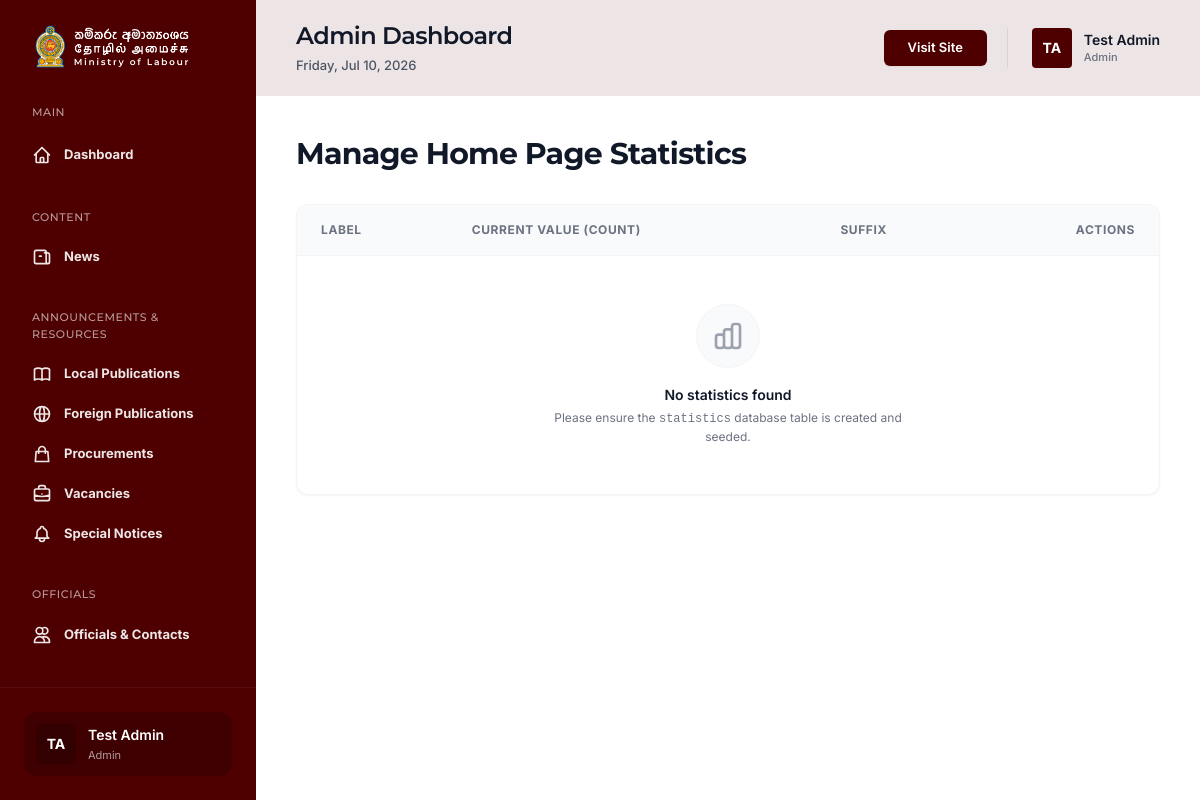
The page /admin/manage-statistics.php (signed in) on the database as committed earlier.
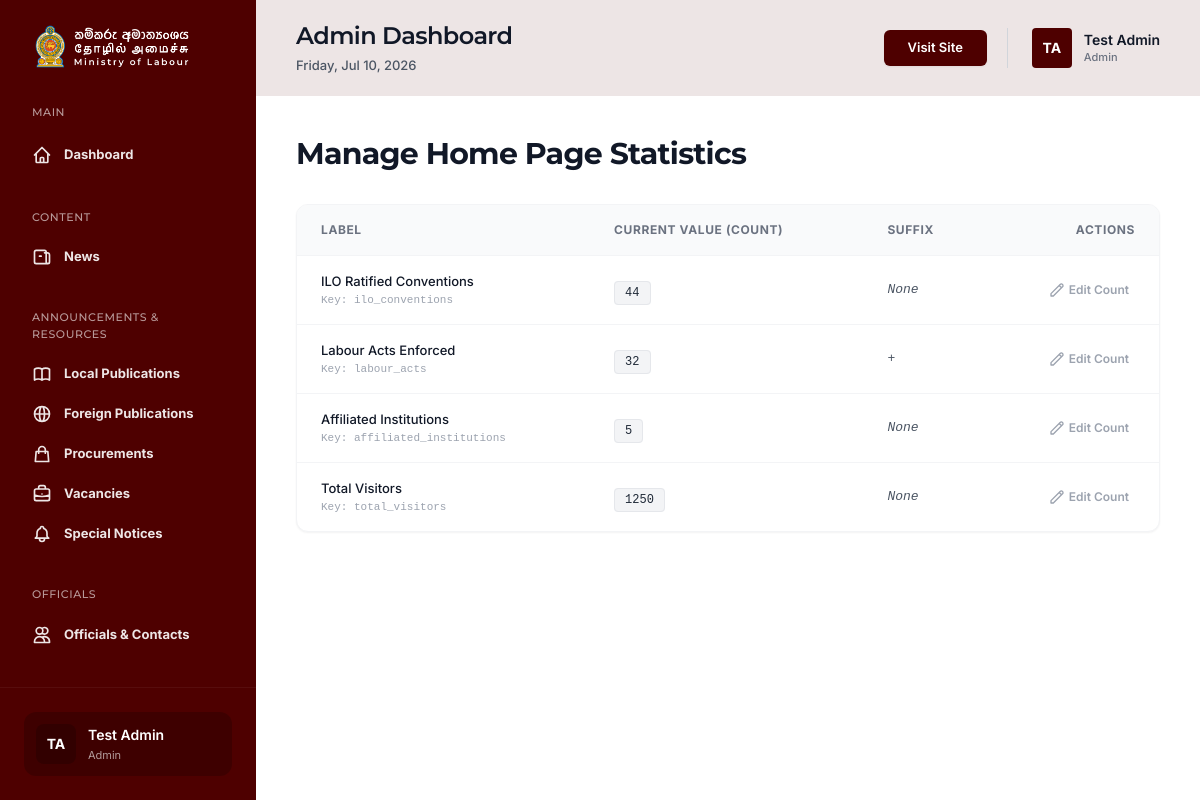
The same page on the database as committed later.
### tables this page shows
CREATE TABLE `statistics` (
  `id` INT AUTO_INCREMENT PRIMARY KEY,
  `stat_key` VARCHAR(50) UNIQUE NOT NULL,
  `stat_label` VARCHAR(100) NOT NULL,
  `stat_value` VARCHAR(50) NOT NULL,
  `stat_suffix` VARCHAR(10) DEFAULT '',
  `display_order` INT DEFAULT 0
);

### admin/includes/auth.php (called while the page is built, shortened)
<?php
function isLoggedIn() {
    return isset($_SESSION['admin_id']);
}
function getLoggedInAdmin() {
    return [
        'id' => $_SESSION['admin_id'] ?? null,
        'name' => $_SESSION['admin_name'] ?? null,
        'role' => $_SESSION['admin_role'] ?? null
    ];
}
?>

### admin/includes/functions.php (called while the page is built, shortened)
<?php
function getInitials($name) {
    $words = explode(' ', trim($name));
    $initials = '';
    foreach ($words as $w) {
        if (!empty($w)) {
            $initials .= strtoupper($w[0]);
        }
    }
    return substr($initials, 0, 2);
}
?>

### admin/manage-statistics.php (the view, shortened to what this page needs)
<?php
require_once 'includes/db.php';
require_once 'includes/auth.php';
require_once 'includes/functions.php';
try {
    $stmt = $pdo->query("SELECT * FROM statistics ORDER BY display_order ASC");
    $statistics = $stmt->fetchAll();
} catch (PDOException $e) {
    $statistics = [];
    $error = "Table 'statistics' does not exist yet. Please execute the SQL commands first.";
}
include 'includes/header.php';
?>
<?php include 'includes/sidebar.php'; ?>
<div class="flex-1 flex flex-col min-w-0 bg-white relative z-10">
    <?php include 'includes/topbar.php'; ?>
    <main class="flex-1 overflow-x-hidden overflow-y-auto p-4 md:p-10">
        <div class="flex justify-between items-center mb-8">
            <h2 class="text-3xl font-bold font-montserrat text-gray-900">Manage Home Page Statistics</h2>
        </div>
        <div class="bg-white rounded-xl border border-gray-100 shadow-sm overflow-hidden mb-10">
            <table class="w-full text-left border-collapse">
                <thead>
                    <tr class="bg-gray-50 border-b border-gray-100">
                        <th class="py-4 px-6 text-[12px] font-bold text-gray-500 uppercase tracking-wider">Label</th>
                        <th class="py-4 px-6 text-[12px] font-bold text-gray-500 uppercase tracking-wider">Current Value (Count)</th>
                        <th class="py-4 px-6 text-[12px] font-bold text-gray-500 uppercase tracking-wider">Suffix</th>
                        <th class="py-4 px-6 text-[12px] font-bold text-gray-500 text-right uppercase tracking-wider">Actions</th>
                    </tr>
                </thead>
                <tbody class="divide-y divide-gray-100">
                    <?php if (empty($statistics)): ?>
                    <tr>
                        <td colspan="4" class="py-12 text-center text-gray-400">
                            <div class="flex flex-col items-center justify-center text-center">
                                <div class="w-16 h-16 bg-gray-50 rounded-full flex items-center justify-center mb-4 border border-gray-100">
                                </div>
                                <p class="text-[14px] font-semibold text-gray-900 mb-1">No statistics found</p>
                                <p class="text-[12px] text-gray-500 max-w-sm">Please ensure the <code>statistics</code> database table is created and seeded.</p>
                            </div>
                        </td>
                    </tr>
                    <?php else: ?>
                    <?php foreach ($statistics as $stat): ?>
                    <tr class="hover:bg-gray-50 transition-colors">
                        <td class="py-4 px-6">
                            <p class="text-[13px] font-medium text-gray-900"><?= htmlspecialchars($stat['stat_label']) ?></p>
                            <p class="text-[11px] text-gray-400 font-mono">Key: <?= htmlspecialchars($stat['stat_key']) ?></p>
                        </td>
                        <td class="py-4 px-6">
                            <span class="px-2.5 py-1 rounded text-[12px] font-mono bg-gray-100 text-gray-800 border border-gray-200">
                                <?= htmlspecialchars($stat['stat_value']) ?>
                            </span>
                        </td>
                        <td class="py-4 px-6 text-[13px] text-gray-600 font-mono">
                            <?= !empty($stat['stat_suffix']) ? htmlspecialchars($stat['stat_suffix']) : '<em>None</em>' ?>
                        </td>
                        <td class="py-4 px-6 text-right">
                            <button onclick='openEditModal(<?= json_encode($stat, JSON_HEX_APOS | JSON_HEX_QUOT) ?>)' class="p-1.5 text-gray-400 hover:text-[#4E0000] transition-colors inline-flex items-center text-xs font-semibold" title="Edit Count">
                                <svg class="w-4 h-4 mr-1" fill="none" stroke="currentColor" viewBox="0 0 24 24"><path stroke-linecap="round" stroke-linejoin="round" stroke-width="2" d="M15.232 5.232l3.536 3.536m-2.036-5.036a2.5 2.5 0 113.536 3.536L6.5 21.036H3v-3.572L16.732 3.732z"></path></svg>
                                <span>Edit Count</span>
                            </button>
                        </td>
                    </tr>
                    <?php endforeach; ?>
                    <?php endif; ?>
                </tbody>
            </table>
        </div>
    </main>
</div>
<?php include 'includes/footer.php'; ?>

### admin/includes/header.php (shortened to what this page needs)
<?php
require_once __DIR__ . '/auth.php';
require_once __DIR__ . '/functions.php';
$script_path = str_replace('\\', '/', dirname($_SERVER['SCRIPT_NAME']));
$base_dir    = str_replace('\\', '/', dirname($script_path));
if ($base_dir === '\\' || $base_dir === '/') {
    $base_dir = '';
}
$base_url = (isset($_SERVER['HTTPS']) && $_SERVER['HTTPS'] === 'on' ? 'https' : 'http') . '://' . $_SERVER['HTTP_HOST'] . $base_dir . '/';
?>
<!DOCTYPE html>
<html lang="en">
<head>
    <?php
    $css_path = dirname(dirname(__DIR__)) . '/assets/css/style.css';
    $css_version = file_exists($css_path) ? filemtime($css_path) : time();
    ?>
    <link rel="stylesheet" href="<?= $base_url ?>assets/css/style.css?v=<?= $css_version ?>">
</head>
<body class="bg-[#F8F9FA] text-gray-800 antialiased font-inter h-screen flex overflow-hidden">

### admin/includes/sidebar.php (shortened to what this page needs)
<?php $current_page = basename($_SERVER['PHP_SELF'], ".php"); ?>
<aside id="admin-sidebar" class="w-64 bg-[#4E0000] text-white flex-col h-full shrink-0 z-50 fixed inset-y-0 left-0 transform -translate-x-full md:relative md:translate-x-0 transition-transform duration-200 ease-in-out flex">
    <div class="h-20 flex items-center px-6 shrink-0 pt-4">
        <?php
        $logo_path = dirname(dirname(__DIR__)) . '/assets/img/logo.png';
        $logo_version = file_exists($logo_path) ? filemtime($logo_path) : time();
        ?>
        <img loading="lazy" src="<?= $base_url ?? '../' ?>assets/img/logo.png?v=<?= $logo_version ?>" alt="Ministry of Labour" class="h-12 w-auto object-contain">
    </div>
    <div class="flex-1 py-6 overflow-y-auto custom-scrollbar flex flex-col">
        <div class="mb-8">
            <h3 class="px-8 text-[11px] font-medium text-white/60 tracking-wider mb-3">MAIN</h3>
            <ul>
                <li>
                    <a href="dashboard" class="flex items-center px-8 py-3 <?= ($current_page == 'index' || $current_page == 'dashboard' || $current_page == '') ? 'bg-white text-[#4E0000]' : 'text-white/90 hover:bg-white/5 hover:text-white' ?> font-bold text-[13px] transition-colors">
                        <span>Dashboard</span>
                    </a>
                </li>
            </ul>
        </div>
        <div class="mb-8">
            <h3 class="px-8 text-[11px] font-medium text-white/60 tracking-wider mb-3">CONTENT</h3>
            <ul>
                <li>
                    <a href="news" class="flex items-center px-8 py-2.5 <?= ($current_page == 'news' || $current_page == 'news-add') ? 'bg-white text-[#4E0000]' : 'text-white/90 hover:bg-white/5 hover:text-white' ?> font-bold text-[13px] transition-colors">
                        <svg class="w-5 h-5 mr-3 shrink-0" fill="none" stroke="currentColor" viewBox="0 0 24 24"><path stroke-linecap="round" stroke-linejoin="round" stroke-width="2" d="M19 20H5a2 2 0 01-2-2V6a2 2 0 012-2h10a2 2 0 012 2v1m2 13a2 2 0 01-2-2V7m2 13a2 2 0 002-2V9.5a2.5 2.5 0 00-2.5-2.5H15M9 11h2"></path></svg>
                        <span>News</span>
                    </a>
                </li>
            </ul>
        </div>
        <div class="mb-8">
            <h3 class="px-8 text-[11px] font-medium text-white/60 tracking-wider mb-3">ANNOUNCEMENTS & RESOURCES</h3>
            <ul>
                <li>
                    <a href="manage-learning-platforms-local" class="flex items-center px-8 py-2.5 <?= ($current_page == 'manage-learning-platforms-local' || $current_page == 'new-learning-platform-local') ? 'bg-white text-[#4E0000]' : 'text-white/90 hover:bg-white/5 hover:text-white' ?> font-bold text-[13px] transition-colors">
                        <span>Local Publications</span>
                    </a>
                </li>
                <li>
                    <a href="manage-learning-platforms-foreign" class="flex items-center px-8 py-2.5 <?= ($current_page == 'manage-learning-platforms-foreign' || $current_page == 'new-learning-platform-foreign') ? 'bg-white text-[#4E0000]' : 'text-white/90 hover:bg-white/5 hover:text-white' ?> font-bold text-[13px] transition-colors">
                        <span>Foreign Publications</span>
                    </a>
                </li>
                <li>
                    <a href="manage-procurements" class="flex items-center px-8 py-2.5 <?= ($current_page == 'manage-procurements' || $current_page == 'new-procurement') ? 'bg-white text-[#4E0000]' : 'text-white/90 hover:bg-white/5 hover:text-white' ?> font-bold text-[13px] transition-colors">
                        <svg class="w-5 h-5 mr-3 shrink-0" fill="none" stroke="currentColor" viewBox="0 0 24 24"><path stroke-linecap="round" stroke-linejoin="round" stroke-width="2" d="M16 11V7a4 4 0 00-8 0v4M5 9h14l1 12H4L5 9z"></path></svg>
                        <span>Procurements</span>
                    </a>
                </li>
                <li>
                    <a href="manage-vacancies" class="flex items-center px-8 py-2.5 <?= ($current_page == 'manage-vacancies' || $current_page == 'new-vacancy') ? 'bg-white text-[#4E0000]' : 'text-white/90 hover:bg-white/5 hover:text-white' ?> font-bold text-[13px] transition-colors">
                        <span>Vacancies</span>
                    </a>
                </li>
                <li>
                    <a href="manage-special-notices" class="flex items-center px-8 py-2.5 <?= ($current_page == 'manage-special-notices' || $current_page == 'new-special-notice') ? 'bg-white text-[#4E0000]' : 'text-white/90 hover:bg-white/5 hover:text-white' ?> font-bold text-[13px] transition-colors">
                        <span>Special Notices</span>
                    </a>
                </li>
            </ul>
        </div>
        <div class="mb-8">
            <h3 class="px-8 text-[11px] font-medium text-white/60 tracking-wider mb-3">OFFICIALS</h3>
            <ul>
                <li>
                    <a href="officials" class="flex items-center px-8 py-2.5 <?= ($current_page == 'officials') ? 'bg-white text-[#4E0000]' : 'text-white/90 hover:bg-white/5 hover:text-white' ?> font-bold text-[13px] transition-colors">
                        <svg class="w-5 h-5 mr-3 shrink-0" fill="none" stroke="currentColor" viewBox="0 0 24 24"><path stroke-linecap="round" stroke-linejoin="round" stroke-width="2" d="M12 4.354a4 4 0 110 5.292M15 21H3v-1a6 6 0 0112 0v1zm0 0h6v-1a6 6 0 00-9-5.197M13 7a4 4 0 11-8 0 4 4 0 018 0z"></path></svg>
                        <span>Officials & Contacts</span>
                    </a>
                </li>
            </ul>
        </div>
    </div>
    <div class="p-6 shrink-0 border-t border-white/5">
        <div class="flex items-center bg-black/20 rounded-xl p-3 cursor-pointer hover:bg-black/30 transition-colors">
            <?php $sidebarUser = getLoggedInAdmin(); ?>
            <div class="w-10 h-10 rounded-lg bg-[#320000] text-white flex items-center justify-center font-bold text-sm shrink-0">
                <?= htmlspecialchars(getInitials($sidebarUser['name'] ?? 'Admin')) ?>
            </div>
            <div class="ml-3 overflow-hidden">
                <p class="text-sm font-semibold text-white truncate"><?= htmlspecialchars($sidebarUser['name'] ?? 'Admin') ?></p>
                <p class="text-[11px] text-white/60 truncate mt-0.5 capitalize"><?= htmlspecialchars(str_replace('_', ' ', $sidebarUser['role'] ?? 'Admin')) ?></p>
            </div>
        </div>
    </div>
</aside>

### admin/includes/topbar.php (shortened to what this page needs)
<header class="h-20 md:h-24 bg-[#4E0000]/10 flex items-center justify-between px-4 md:px-10 shrink-0">
    <div class="flex items-center gap-3 md:gap-0">
        <div>
            <h1 class="text-lg sm:text-xl md:text-2xl font-semibold text-gray-900 tracking-tight">Admin Dashboard</h1>
            <p class="text-[11px] md:text-[13px] text-gray-600 mt-0.5 md:mt-1 font-medium"><?= date('l, M d, Y') ?></p>
        </div>
    </div>
    <div class="flex items-center space-x-3 md:space-x-5">
        <a href="../home" target="_blank" class="hidden sm:inline-flex bg-[#4E0000] text-white px-5 md:px-6 py-2 rounded-md font-semibold text-[12px] md:text-[13px] hover:bg-[#320000] transition-colors shadow-sm">
            Visit Site
        </a>
        <div class="flex items-center ml-1 md:ml-2 border-l border-gray-300 pl-4 md:pl-6 relative cursor-pointer" onclick="toggleUserDropdown(event)">
            <?php $currentUser = getLoggedInAdmin(); ?>
            <div class="w-8 h-8 md:w-10 md:h-10 rounded bg-[#4E0000] text-white flex items-center justify-center font-bold text-xs md:text-sm shrink-0">
                <?= htmlspecialchars(getInitials($currentUser['name'] ?? 'Admin')) ?>
            </div>
            <div class="ml-2 md:ml-3 hidden md:block">
                <p class="text-sm font-semibold text-gray-900 leading-tight"><?= htmlspecialchars($currentUser['name'] ?? 'Admin') ?></p>
                <p class="text-[11px] text-gray-500 font-medium capitalize"><?= htmlspecialchars(str_replace('_', ' ', $currentUser['role'] ?? 'Admin')) ?></p>
            </div>
        </div>
    </div>
</header>

### admin/includes/footer.php (shortened to what this page needs)
</body>
</html>

Rows that differ between the two databases and show on the page:
added statistics: stat_label "ILO Ratified Conventions", stat_key "ilo_conventions", stat_value "44", stat_suffix "None"
added statistics: stat_label "Labour Acts Enforced", stat_key "labour_acts", stat_value "32", stat_suffix "+"
added statistics: stat_label "Affiliated Institutions", stat_key "affiliated_institutions", stat_value "5", stat_suffix "None"
added statistics: stat_label "Total Visitors", stat_key "total_visitors", stat_value "1250", stat_suffix "None"
Other text that changed with them:
text no longer shown: "No statistics found Please ensure the statistics database table is created and seeded."
